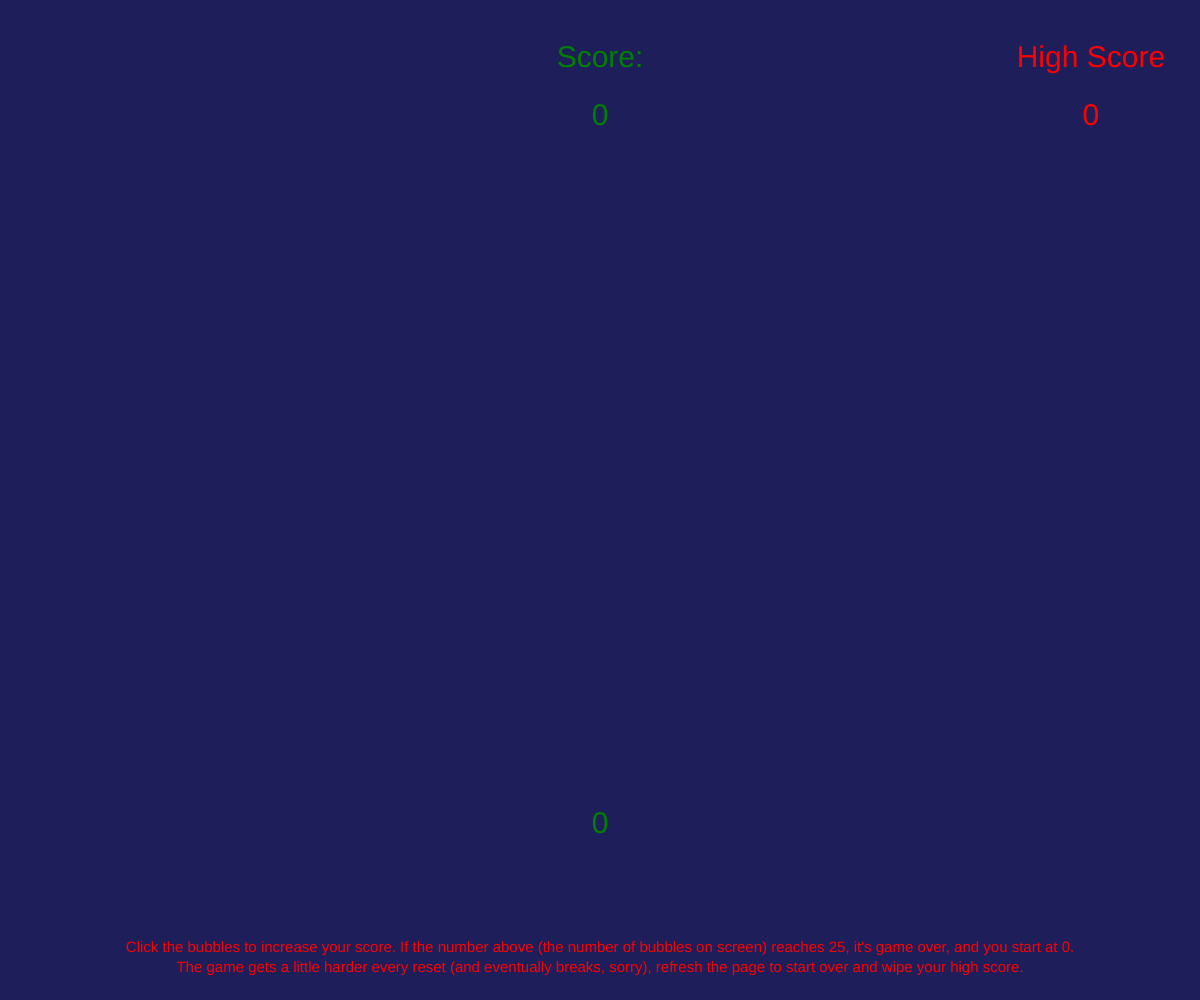
Frame 1 (no input)
Frame 60 (no input): identical to frame 1, image omitted
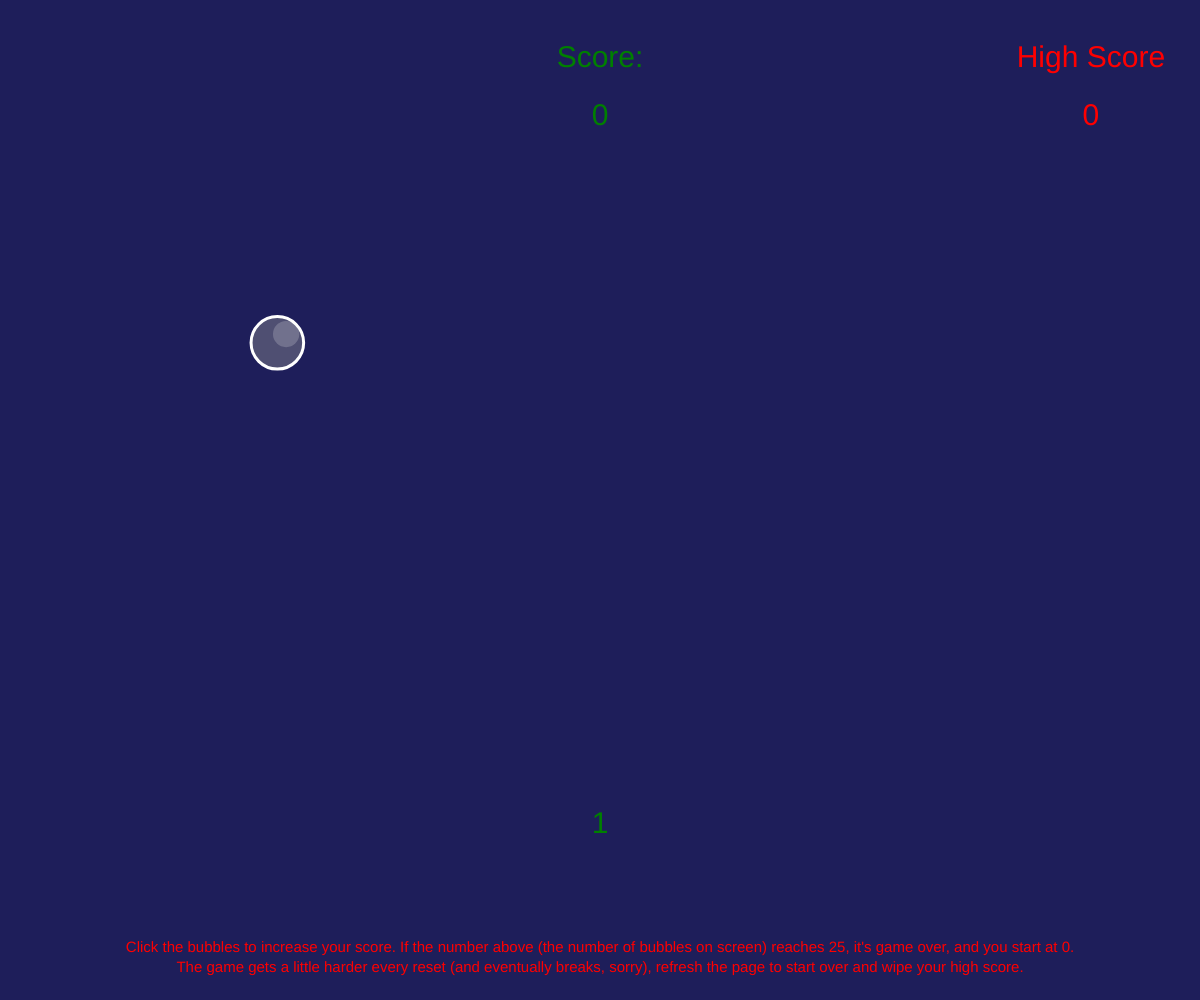
Frame 120 (the mouse pressed at the canvas centre since frame 60)

The p5.js sketch that drew these frames (run headless with seeded random() and noise() and a simulated clock; from frame 60 on, the mouse is pressed at the canvas centre):

// p5.js sketch
// ── sketch.js
/////////////////////////////
// ~~~~ HOMEWORK   12 ~~~~~//
/////////////////////////////
//~A short game by DomTSVG~//
/////////////////////////////

// Expanding on the bubble pop game so that it, well, functions like    //
// a game. Quick note, somehow, code is broken, and constantly increases//
// bubble spawn rate until refresh.                                     //

///////////////////////////
/// Pre-Class Functions ///
///////////////////////////

// Set Up Necessary Variables //

let bubbles = []; // Bubble variable //
let t = 0; // A letter variable to store score in. //
let ballNum = 0; // Number of bubbles on screen //
let highScore = 0; // Player's current high score before refresh //

// Set Up //

function setup() {
    createCanvas(windowWidth, windowHeight);
    resetGame(); // Event call that resets the sketch. //
}
// Draw Function //

function draw() {
    // Blue Background //
    background(30, 30, 90);
    // Text //
    textSize(30);
    strokeWeight(2);
    textAlign(CENTER);
    fill("Green");
    text("Score:", width/2, height/15);
    text(t, width/2, height/8); // Text that keeps track of current score //
    text(ballNum, width/2, height/1.2); // Tracks bubbles on screen //
    fill("Red");
    text("High Score", width/1.1, height/15);
    text(highScore, width/1.1, height/8); // Text keeps track of high score //
    textSize(15)
    noStroke();
    // Instructions and Info //
    text("Click the bubbles to increase your score. If the number above (the number of bubbles on screen) reaches 25, it's game over, and you start at 0.", width/2, height/1.05);
    text("The game gets a little harder every reset (and eventually breaks, sorry), refresh the page to start over and wipe your high score.", width/2, 20+height/1.05);
    // Process Bubble Class Events //
    for (let i = 0; i < bubbles.length; i++) {
        bubbles[i].move();
        bubbles[i].show();
        bubbles[i].eCheck();
    }
    // Conditional to track when bubbles on screen pass 25 to reset game. //
    if (ballNum > 25) {
      resetGame();
    }
}

// Timer (Derived from given site code)

function bubbleTimer() {
    let b = new Bubble(random(50, width-50), random(50, height-50), random(5, 50));
    bubbles.push(b);
    // Call new bubble every 2 seconds //
    setTimeout(bubbleTimer, 2000);
    ballNum = ballNum + 1; // Ensures bubble number gets properly tracked //
}

// Event that resets the sketch //

function resetGame() {
  let b = new Bubble(width / 2, height / 2, 10);
  bubbles.push(b);
  bubbleTimer();
  ballNum = 0;
  t = 0;
  bubbles.splice(0, 100); // Kills all bubbles in index, with space to spare. //
  // ^- Possible cause of spawn rate increase? //
}

// Check for Mouse Press and Destroy //

function mousePressed() {
    for (let i = bubbles.length - 1; i >= 0; i--) {
        let destroyMe = bubbles[i].mouseCheck();
        if (destroyMe) {
            bubbles.splice(i, 1);
            t = t + 1;
            ballNum = ballNum - 1;
            if ( t > highScore ) {
              highScore = t;
            }
        }
    }
}



///////////////////////////////////////////////////
// Bubble Class
///////////////////////////////////////////////////
class Bubble {
    constructor(x, y, r) {
        this.x = x;
        this.y = y;
        this.r = r;
        this.deltaX = random( -2, 2 );
        this.deltaY = random( -2, 2 );
    }

    move() {
        this.x = this.x + this.deltaX;
        this.y = this.y + this.deltaY;
    }

    show() {
        stroke(255);
        strokeWeight(3);
        fill(100, 100, 125, 180);
        ellipse(this.x, this.y, this.r * 2);
        noStroke();
        fill( 255, 255, 255, 50 );
        ellipse(this.x + this.r/3, this.y - this.r/3, this.r);
    }

    eCheck() {
      // Check vertical edge
      if( this.x + this.r >= width || this.x - this.r <= 0 ) {
        this.deltaX *= -1
      }
      // Check Horizontal edge
      if( this.y + this.r >= height || this.y - this.r <= 0 ) {
        this.deltaY *= -1
      }

    }

// Mouse check Event

    mouseCheck() {
        let d = dist(this.x, this.y, mouseX, mouseY);
        if (d < this.r) {
            return true;
        } else {
            return false;
        }
    }
}
